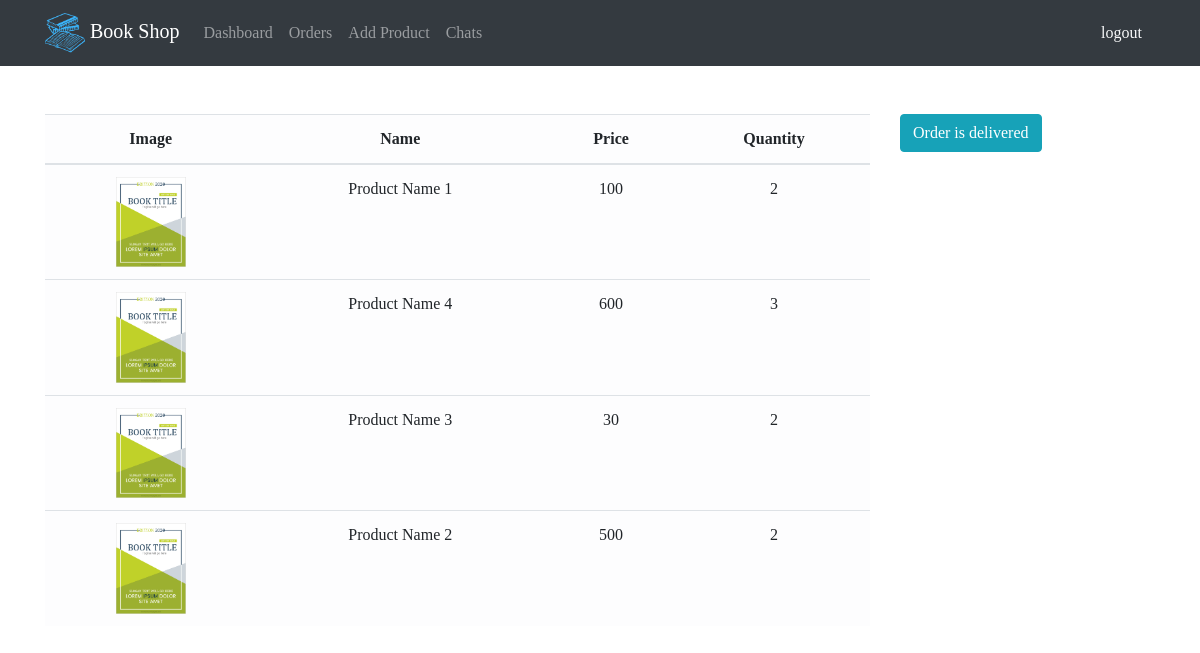
Page /Admin/order_products.php?order=5 on the committed database.
### tables this page shows
CREATE TABLE `orders` (
  `id` int(11) NOT NULL,
  `Order_id` int(11) NOT NULL,
  `product_id` varchar(255) NOT NULL,
  `quantity` int(11) NOT NULL
);

CREATE TABLE `products` (
  `id` int(11) NOT NULL,
  `name` varchar(255) NOT NULL,
  `img_src` varchar(255) NOT NULL,
  `price` int(11) NOT NULL,
  `publisher_id` int(11) NOT NULL,
  `Description` text NOT NULL,
  `Category` varchar(255) NOT NULL
);

CREATE TABLE `orders_manager` (
  `Order_id` int(11) NOT NULL,
  `User_id` int(11) NOT NULL,
  `status` varchar(255) NOT NULL
);

### Admin/order_products.php (the view, shortened to what this page needs)
<?php
include 'admin_nav.php';
$order = $_GET['order'];
?>
<div class="container">
	<div class="row my-5">
		<div class="col-md-9">
			<table class="table table-light text-center">
				  <thead>
				    <tr>
				      <th scope="col">Image</th>
				      <th scope="col">Name</th>
				      <th scope="col">Price</th>
				      <th scope="col">Quantity</th>
				    </tr>
				  </thead>
				  <tbody>
<?php
$select = "SELECT * FROM `orders` WHERE `Order_id`='$order'";
$exexute = mysqli_query($conn, $select);
while ($row = mysqli_fetch_array($exexute))
{
	$pro_id = $row['product_id'];
	$select2 = "SELECT * FROM `products` WHERE `id`='$pro_id'";
$exexute2 = mysqli_query($conn, $select2);
$row2 = mysqli_fetch_array($exexute2);
    echo '
    <tr>
      <td><img width="70" src="../img/'.$row2['img_src'].'"></td>
      <td>'.$row2['name'].'</td>
      <td>'.$row2['price'].'</td>
      <td>'.$row['quantity'].'</td>
    </tr>';
}
?>
</tbody>
</table>
</div>
<div class="col-md-3">
	<?php
	$select3 = "SELECT * FROM `orders_manager` WHERE `Order_id`='$order'";
$exexute3 = mysqli_query($conn, $select3);
$row3 = mysqli_fetch_array($exexute3);
$order_mode = $row3['status'];
if($order_mode=='pending'){
	echo '<a class="btn btn-info" href="order.php?status=pending&id='.$order.'">Order is '.$order_mode.' Click To Confirm</a>';
}elseif($order_mode=='confirm'){
	echo '<a class="btn btn-info" href="order.php?status=delivered&id='.$order.'">Order is '.$order_mode.' Click For Delivered</a>';
}elseif($order_mode=='delivered'){
	echo '<a class="btn btn-info" href="">Order is '.$order_mode.'</a>';
}
	?>
</div>
</div>
</div>

### Admin/admin_nav.php (shortened to what this page needs)
<!DOCTYPE html>
<html lang="en">
  <head>
    <link rel="stylesheet" href="https://stackpath.bootstrapcdn.com/bootstrap/4.1.3/css/bootstrap.min.css">
  </head>
  <body>
    <nav class="navbar navbar-expand-lg navbar-dark bg-dark">
      <div class="container">
        <a class="navbar-brand" href=""><img src="../logo.png" style="width: 40px;"> Book Shop</a>
        <div class="collapse navbar-collapse" id="navbarSupportedContent">
          <ul class="navbar-nav mr-auto">
            <li class="nav-item">
              <a class="nav-link" href="admin_dashboard.php">Dashboard</a>
            </li>
            <li class="nav-item">
              <a class="nav-link" href="order.php">Orders</a>
            </li>
            <li class="nav-item">
              <a class="nav-link" href="Product/add_products.php">Add Product</a>
            </li>
            <li class="nav-item">
              <a class="nav-link" href="admin_chat/all_chats.php">Chats</a>
            </li>
          </ul>
          <div>
            <a href="../logout.php" class="btn btn-link text-light">logout</a>
          </div>
        </div>
      </div>
    </nav>
  </body>
</html>

### Admin/admin_nav.php (style rules this page uses)
* { font-family: poppins; }

### rows in the picture
orders: product.img_src (picture), product.name "Product Name 1", product.price "100", quantity "2"
orders: product.img_src (picture), product.name "Product Name 4", product.price "600", quantity "3"
orders: product.img_src (picture), product.name "Product Name 3", product.price "30", quantity "2"
orders: product.img_src (picture), product.name "Product Name 2", product.price "500", quantity "2"
orders_manager: status "delivered"
